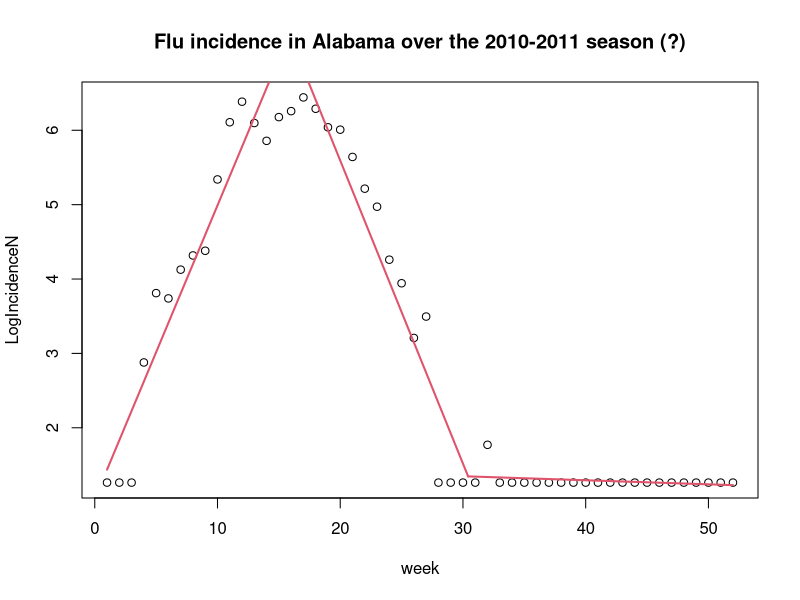

The R source for this figure: (Note: this script raises an error after producing the figure.)
# Testing other ways to fit piecewise lime
library(segmented)
library(tidyverse)
library(ggplot2)
library(tidyr)

#LogILIplus_test <- read.csv("log_ILIplus(2).csv")

# percent visits due to ILI
ILI <- read.csv("ILINetByState.csv", header=TRUE, skip = 1) 
# percent of flu tests positive post 2015
PercentPos1 <- read.csv("PercentPosByState(post2016).csv", header=TRUE, skip = 1) 
# percent of flu tests positive pre 2015
PercentPos2 <- read.csv("PercentPosByState(pre2016).csv", header=TRUE, skip = 1) 
# 2010 population data
PopData2010 <- read.csv("2010PopData.csv", header=TRUE)

states <- unique(PercentPos1$REGION)
S = length(states)-2 # don't include Virgin Islands or New York City

StartYear = 2010
EndYear = 2019
N = EndYear-StartYear+1

# create csv with log(ILI+) for each week for each year and state
LogILIplus <- data.frame(Year = rep(0, N*S),
                         State = rep(states[1:S], N))
for (n in StartYear:EndYear) {
  for (s in 1:S) {
    LogILIplus$Year[S*(n-StartYear)+s] = n
    ILIn <- ILI[((ILI$YEAR==n & ILI$WEEK>=40) | (ILI$YEAR==n+1 & ILI$WEEK<40)) & ILI$REGION==states[s],]
    if (n<2015) {
      PercentPosn <- PercentPos2[((PercentPos2$YEAR==n & PercentPos2$WEEK>=40) | (PercentPos2$YEAR==n+1 & PercentPos2$WEEK<40)) & PercentPos2$REGION==states[s],]
    }
    else{
      PercentPosn <- PercentPos1[((PercentPos1$YEAR==n & PercentPos1$WEEK>=40) | (PercentPos1$YEAR==n+1 & PercentPos1$WEEK<40)) & PercentPos1$REGION==states[s],]
    }
    if(sum(PercentPosn$PERCENT.POSITIVE=="X")>5 | sum(PercentPosn$PERCENT.POSITIVE==0)>40) {
    }
    else {
      IncidenceN <- as.numeric(ILIn$X.UNWEIGHTED.ILI)*as.numeric(PercentPosn$PERCENT.POSITIVE)
      # make zeros equal to the minimum nonzero value
      IncidenceN <- IncidenceN + min(IncidenceN[IncidenceN!=0], na.rm = TRUE)*(IncidenceN==0)
      LogIncidenceN <- log(IncidenceN)
      #LogIncidenceN <- log(IncidenceN+0.1*(IncidenceN==0))
      
      LogILIplus[S*(n-StartYear)+s,3:54] = LogIncidenceN
      #if(length(LogIncidenceN)!=52){print(n)}
    }
  }
}
# (3) since this is the third method of dealing with zeros/fitting piecewise line
write.csv(LogILIplus,"log_ILIplus(3).csv",row.names = FALSE)

data <- read.csv("flu_data(2).csv")
data$NumBreaks <- rep(NA, N*S)
data$Break1 <- rep(NA, N*S)
data$Break2 <- rep(NA, N*S)
data$Break3 <- rep(NA, N*S)
data$Slope1 <- rep(NA, N*S)
data$Slope2 <- rep(NA, N*S)
data$Slope3 <- rep(NA, N*S)
data$Slope4 <- rep(NA, N*S)
data$Val1 <- rep(NA, N*S)
data$Val2 <- rep(NA, N*S)
data$Val3 <- rep(NA, N*S)
data$Val4 <- rep(NA, N*S)
data$PeakWeek <- rep(NA, N*S)
data$UpSlope <- rep(NA, N*S)
data$DownSlope <- rep(NA, N*S)
data$PeakVal <- rep(NA, N*S)

for (n in StartYear:EndYear) {
  for (s in 1:S) {
    # data$Year[S*(n-StartYear)+s] = n
    ILIn <- ILI[((ILI$YEAR==n & ILI$WEEK>=40) | (ILI$YEAR==n+1 & ILI$WEEK<40)) & ILI$REGION==states[s],]
    if (n<2015) {
      PercentPosn <- PercentPos2[((PercentPos2$YEAR==n & PercentPos2$WEEK>=40) | (PercentPos2$YEAR==n+1 & PercentPos2$WEEK<40)) & PercentPos2$REGION==states[s],]
    } else{
      PercentPosn <- PercentPos1[((PercentPos1$YEAR==n & PercentPos1$WEEK>=40) | (PercentPos1$YEAR==n+1 & PercentPos1$WEEK<40)) & PercentPos1$REGION==states[s],]
    }
    # skip if more than 5 missing data points?!?!? or more that 40 weeks of zeros??
    if(sum(PercentPosn$PERCENT.POSITIVE=="X")>5 | sum(PercentPosn$PERCENT.POSITIVE==0)>40) {
      # do nothing (i.e. leave NAs)
    } else {
      IncidenceN <- as.numeric(ILIn$X.UNWEIGHTED.ILI)*as.numeric(PercentPosn$PERCENT.POSITIVE)
      # make zeros equal to the minimum nonzero value
      IncidenceN <- IncidenceN + min(IncidenceN[IncidenceN!=0], na.rm=TRUE)*(IncidenceN==0)
      LogIncidenceN <- log(IncidenceN)
      #LogIncidenceN <- log(IncidenceN+0.1*(IncidenceN==0))
      week <- 1:nrow(ILIn)
      
      # delete -Inf's and NA's (bad if too many?!?!?)
      NAIndicies <- c()
      InfIndicies <- c()
      for (w in week){
        if (is.na(LogIncidenceN[w])) {NAIndicies <- c(NAIndicies,w)}
        else if (LogIncidenceN[w]==-Inf) {InfIndicies <- c(InfIndicies,w)}
      }
      
      if (!is.null(NAIndicies) & !is.null(InfIndicies)) {
        week <- week[-c(NAIndicies,InfIndicies)]
        LogIncidenceN <- LogIncidenceN[-c(NAIndicies,InfIndicies)]
      } else if (!is.null(NAIndicies)) {
        week <- week[-NAIndicies]
        LogIncidenceN <- LogIncidenceN[-NAIndicies]
      } else if (!is.null(InfIndicies)) {
        week <- week[-InfIndicies]
        LogIncidenceN <- LogIncidenceN[-InfIndicies]
      }
      
      # first fit regular linear regression
      lmfitN <- lm(LogIncidenceN~week)
      
      # fit piecewise regression model to original model
      segmented.fitN <- selgmented(lmfitN, seg.Z = ~week, Kmax = 3, stop.if=7, type="bic")
      slopes <- slope(segmented.fitN)$week[,1]
      #slopes <- segmented.fitN$coefficients
      intercept <- segmented.fitN$coefficients[1]
      
      #plot first guess at fit
      plot(week, LogIncidenceN, main = sprintf("Flu incidence in %s over the %i-%i season (?)", states[s], n,n+1))
      plot(segmented.fitN, add=T)
      
      # if there are less than 3 breakpoints, leave the fit
      if (dim(segmented.fitN$psi)[1]>=3) {
        if (slopes[2]<0 | slopes[3]>0) { # if 2nd slope is neg or 3rd slope is pos
          # go back to (at most) two breakpoints
          segmented.fitN <- selgmented(lmfitN, seg.Z = ~week, Kmax = 2, stop.if=7, type="bic")
        } else {
            break1val <- intercept+slopes[1]*segmented.fitN$psi[1,2]
            peakval <- break1val+slopes[2]*(segmented.fitN$psi[2,2]-segmented.fitN$psi[1,2])
            break3val <- peakval+slopes[3]*(segmented.fitN$psi[3,2]-segmented.fitN$psi[2,2])
            if ((peakval-break1val)/(peakval-break3val)>2 | (peakval-break1val)/(peakval-break3val)<0.5) {
              # go back to (at most) two breakpoints
              segmented.fitN <- selgmented(lmfitN, seg.Z = ~week, Kmax = 2, stop.if=7, type="bic")
            }
          }
        }
      
      # #keep track of breakpoints (peak/end week), slopes
      # slopes <- slope(segmented.fitN)$week[,1]
      # sum <- summary.segmented(segmented.fitN)
      # intercept <- segmented.fitN$coefficients[1]
      # data$NumBreaks[S*(n-StartYear)+s] <- dim(segmented.fitN$psi)[1]
      # data$Break1[S*(n-StartYear)+s] <- sum$psi[1,2]
      # data$Slope1[S*(n-StartYear)+s] <- slopes[1]
      # data$Slope2[S*(n-StartYear)+s] <- slopes[2]
      # data$Val1[S*(n-StartYear)+s] <- intercept
      # data$Val2[S*(n-StartYear)+s] <- data$Val1[S*(n-StartYear)+s]+data$Slope1[S*(n-StartYear)+s]*data$Break1[S*(n-StartYear)+s]
      # if (dim(segmented.fitN$psi)[1]>1) {
      #   data$Break2[S*(n-StartYear)+s] <- sum$psi[2,2]
      #   data$Slope3[S*(n-StartYear)+s] <- slopes[3]
      #   data$Val3[S*(n-StartYear)+s] <- data$Val2[S*(n-StartYear)+s]+data$Slope2[S*(n-StartYear)+s]*(data$Break2[S*(n-StartYear)+s]-data$Break1[S*(n-StartYear)+s])
      #   if (dim(segmented.fitN$psi)[1]>2) {
      #     data$Break3[S*(n-StartYear)+s] <- sum$psi[3,2]
      #     data$Slope4[S*(n-StartYear)+s] <- slopes[4]
      #     data$Val4[(S)*(n-StartYear)+s] <- data$Val3[(S)*(n-StartYear)+s]+data$Slope3[(S)*(n-StartYear)+s]*(data$Break3[(S)*(n-StartYear)+s]-data$Break2[(S)*(n-StartYear)+s])
      #   }
      # }
      # 
      # 
      # #calculate peak/end value
      # 
      # data$PeakVal[S*(n-StartYear)+s] <- max(data$Val2[S*(n-StartYear)+s],data$Val3[S*(n-StartYear)+s],na.rm=TRUE)
      # if (data$PeakVal[S*(n-StartYear)+s]==data$Val2[S*(n-StartYear)+s]) {
      #   data$UpSlope[S*(n-StartYear)+s] <- data$Slope1[S*(n-StartYear)+s]
      #   data$DownSlope[S*(n-StartYear)+s] <- data$Slope2[S*(n-StartYear)+s]
      #   data$PeakWeek[S*(n-StartYear)+s] <- data$Break1[S*(n-StartYear)+s]
      # } else if (data$PeakVal[S*(n-StartYear)+s]==data$Val3[S*(n-StartYear)+s]) {
      #   data$UpSlope[S*(n-StartYear)+s] <- data$Slope2[S*(n-StartYear)+s]
      #   data$DownSlope[S*(n-StartYear)+s] <- data$Slope3[S*(n-StartYear)+s]
      #   data$PeakWeek[S*(n-StartYear)+s] <- data$Break2[S*(n-StartYear)+s]
      # }
      
      # png(paste("~/FluForecasting/FluForecasting/plots_segmented_test/",states[s],n,".png",sep = ""))
      # #plot original data
      # plot(week, LogIncidenceN, main = sprintf("Flu incidence in %s over the %i-%i season", states[s], n,n+1))
      # #add segmented regression model
      # plot(segmented.fitN, add=T)
      # dev.off()
      
      # # plot residualts
      # png(paste("~/FluForecasting/FluForecasting/plots_residuals/",states[s],n,".png",sep = ""))
      # plot(week, LogIncidenceN-predict(segmented.fitN), main = sprintf("Flu incidence residuals in %s over the %i-%i season", states[s], n,n+1))
      # dev.off()
      
      # conduct box test to check for autocorrelation and fit auto arima
      boxtest <- Box.test(LogIncidenceN-predict(segmented.fitN), lag=16, type="Ljung-Box")
      arima <- auto.arima(LogIncidenceN-predict(segmented.fitN))
      
      # plot acf to check if autocorrelated
      png(paste("~/FluForecasting/FluForecasting/plots_acf/",states[s],n,".png",sep = ""))
      acf <- acf(LogIncidenceN-predict(segmented.fitN),plot = FALSE)
      plot(acf, main = paste("p-value",boxtest$p.value, "auto.arima", as.integer(arima$arma)))
      dev.off()
    }  
  }
}

data1 <- data[,c(1:2,70,3:4,71,5:7,72,8:10,73,11:69)]
write.csv(data1,"flu_data(3).csv",row.names = FALSE)
